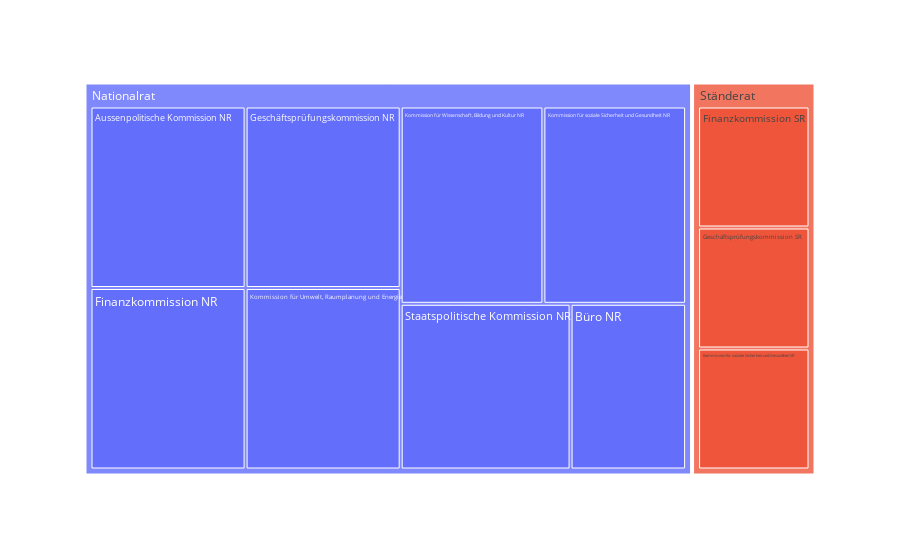

The cell this chart's notebook holds for it:
### Code cell
px.treemap(df, path=["council", "committee"], values="members")

### Figure 1 — Plotly figure (JSON) as saved in the notebook; plotly's stock layout.template omitted (floating-point values rounded to 4 significant figures)
{"data": [{"branchvalues": "total", "domain": {"x": [0, 1], "y": [0, 1]}, "hovertemplate": "labels=%{label}<br>members=%{value}<br>parent=%{parent}<br>id=%{id}<extra></extra>", "ids": ["Nationalrat/Aussenpolitische Kommission NR", "Nationalrat/Büro NR", "Nationalrat/Finanzkommission NR", "Ständerat/Finanzkommission SR", "Nationalrat/Geschäftsprüfungskommission NR", "Ständerat/Geschäftsprüfungskommission SR", "Nationalrat/Kommission für Umwelt, Raumplanung und Energie NR", "Nationalrat/Kommission für Wissenschaft, Bildung und Kultur NR", "Nationalrat/Kommission für soziale Sicherheit und Gesundheit NR", "Ständerat/Kommission für soziale Sicherheit und Gesundheit SR", "Nationalrat/Staatspolitische Kommission NR", "Nationalrat", "Ständerat"], "labels": ["Aussenpolitische Kommission NR", "Büro NR", "Finanzkommission NR", "Finanzkommission SR", "Geschäftsprüfungskommission NR", "Geschäftsprüfungskommission SR", "Kommission für Umwelt, Raumplanung und Energie NR", "Kommission für Wissenschaft, Bildung und Kultur NR", "Kommission für soziale Sicherheit und Gesundheit NR", "Kommission für soziale Sicherheit und Gesundheit SR", "Staatspolitische Kommission NR", "Nationalrat", "Ständerat"], "name": "", "parents": ["Nationalrat", "Nationalrat", "Nationalrat", "Ständerat", "Nationalrat", "Ständerat", "Nationalrat", "Nationalrat", "Nationalrat", "Ständerat", "Nationalrat", "", ""], "type": "treemap", "values": [25, 17, 25, 13, 25, 13, 25, 25, 25, 13, 25, 192, 39]}], "layout": {"legend": {"tracegroupgap": 0}, "margin": {"t": 60}}}
